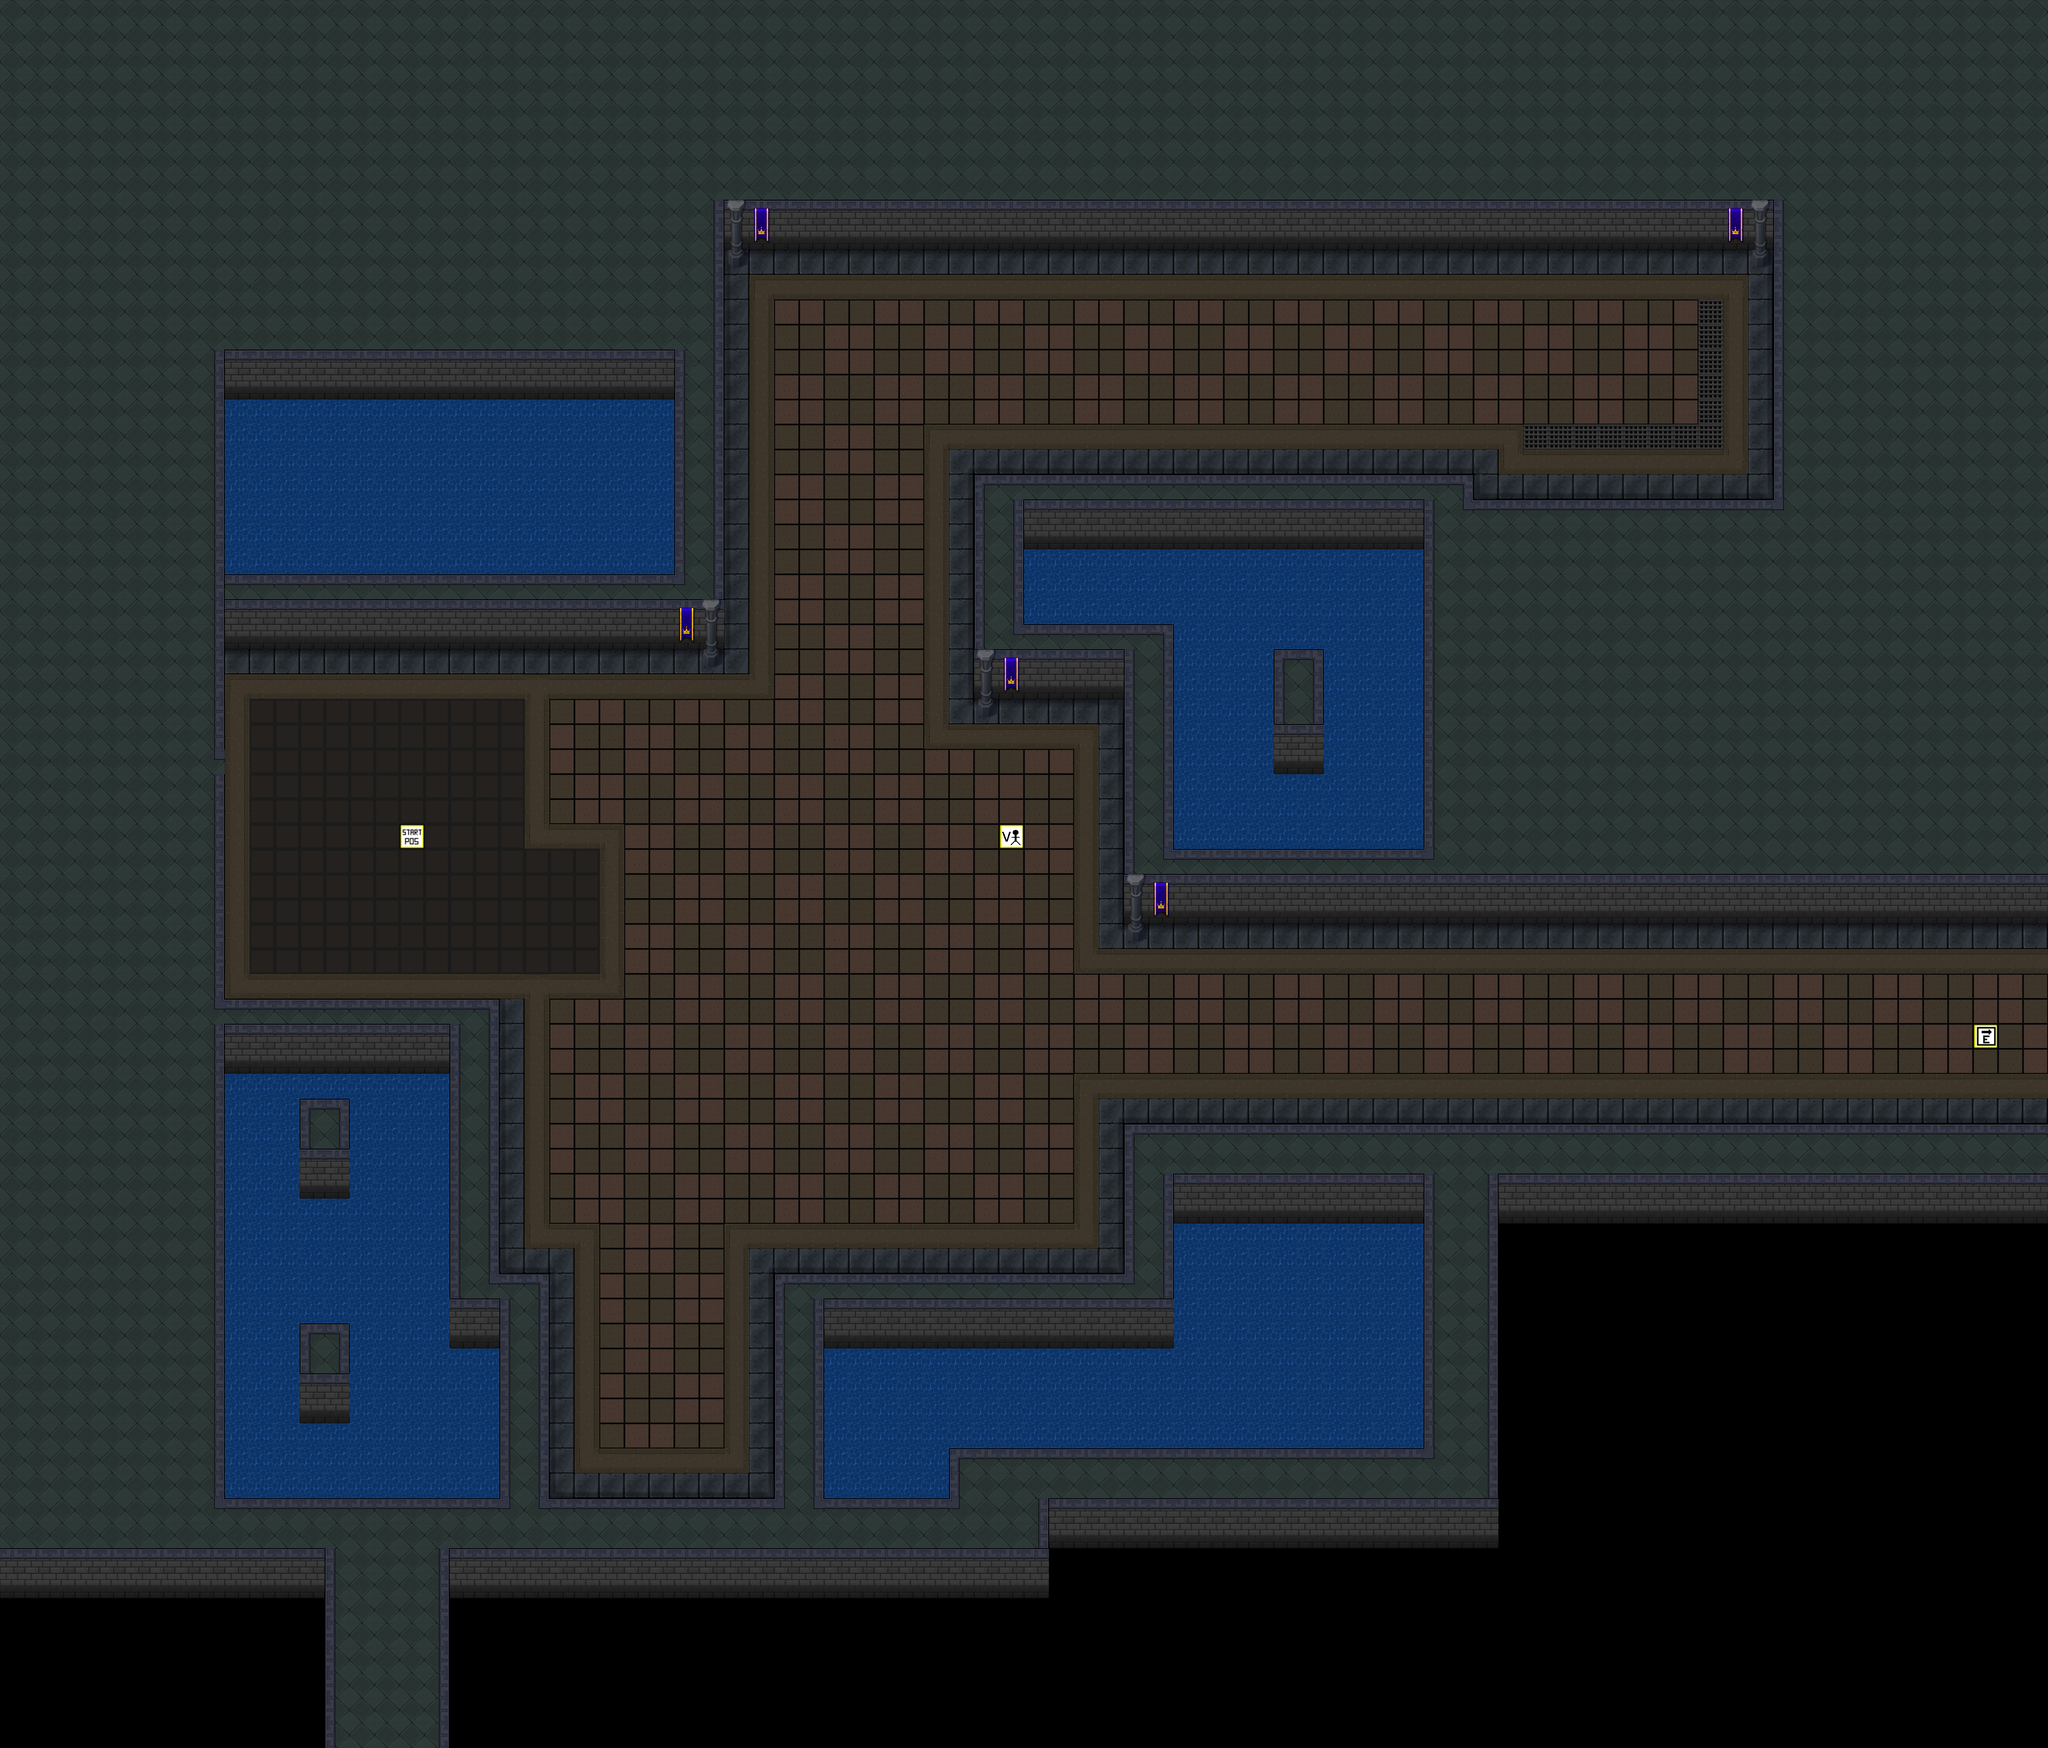

This is a level from a 2D game, rendered from its Tiled map with the project's own tilesets. A one-line summary and the map file follow, with tile-layer data summarised:
An orthogonal 82x70 tile map with 64x64 px tiles, 3 tile layers (game tiles, extra game tiles, marker tiles), 2 tilesets and 12 objects (12x Collision).

<map version="1.5" tiledversion="1.6.0" orientation="orthogonal" renderorder="left-up" compressionlevel="0" width="82" height="70" tilewidth="64" tileheight="64" infinite="0" nextlayerid="73" nextobjectid="886">
 <tileset firstgid="1" name="marker_tiles" tilewidth="64" tileheight="64" tilecount="100" columns="10">
  <image source="marker_tiles.png" width="640" height="640" />
 </tileset>
 <tileset firstgid="101" name="tileset2" tilewidth="64" tileheight="64" tilecount="616" columns="22">
  <image source="tileset2.png" width="1408" height="1792" />
 </tileset>
 <layer id="70" name="game tiles" width="82" height="70">
  <data>[5740 cells, 4912 non-empty, 34 distinct tile ids]</data>
 </layer>
 <layer id="66" name="extra game tiles" width="82" height="70">
  <data>[5740 cells, 25 non-empty, 5 distinct tile ids]</data>
 </layer>
 <layer id="67" name="marker tiles" width="82" height="70">
  <data>[5740 cells, 3 non-empty, 3 distinct tile ids]</data>
 </layer>
 <objectgroup color="#ffaa00" id="42" name="collision" visible="0">
  <object id="839" name="Wall" type="Collision" x="0" y="0" width="1856" height="1664" />
  <object id="845" name="Wall" type="Collision" x="0" y="2560" width="1280" height="704" />
  <object id="852" name="Wall" type="Collision" x="2880" y="2880" width="2368" height="1600" />
  <object id="861" name="Wall" type="Collision" x="1984" y="3264" width="896" height="1216" />
  <object id="868" name="Wall" type="Collision" x="3776" y="1280" width="1472" height="1088" />
  <object id="873" name="Wall" type="Collision" x="0" y="1664" width="576" height="896" />
  <object id="877" name="Wall" type="Collision" x="2496" y="1216" width="1280" height="576" />
  <object id="881" name="Wall" type="Collision" x="2880" y="1792" width="896" height="576" />
  <object id="882" name="Wall" type="Collision" x="1856" y="0" width="3392" height="640" />
  <object id="883" name="Wall" type="Collision" x="4544" y="640" width="704" height="640" />
  <object id="884" name="Wall" type="Collision" x="0" y="3264" width="1408" height="1216" />
  <object id="885" name="Wall" type="Collision" x="1408" y="3840" width="576" height="640" />
 </objectgroup>
</map>
